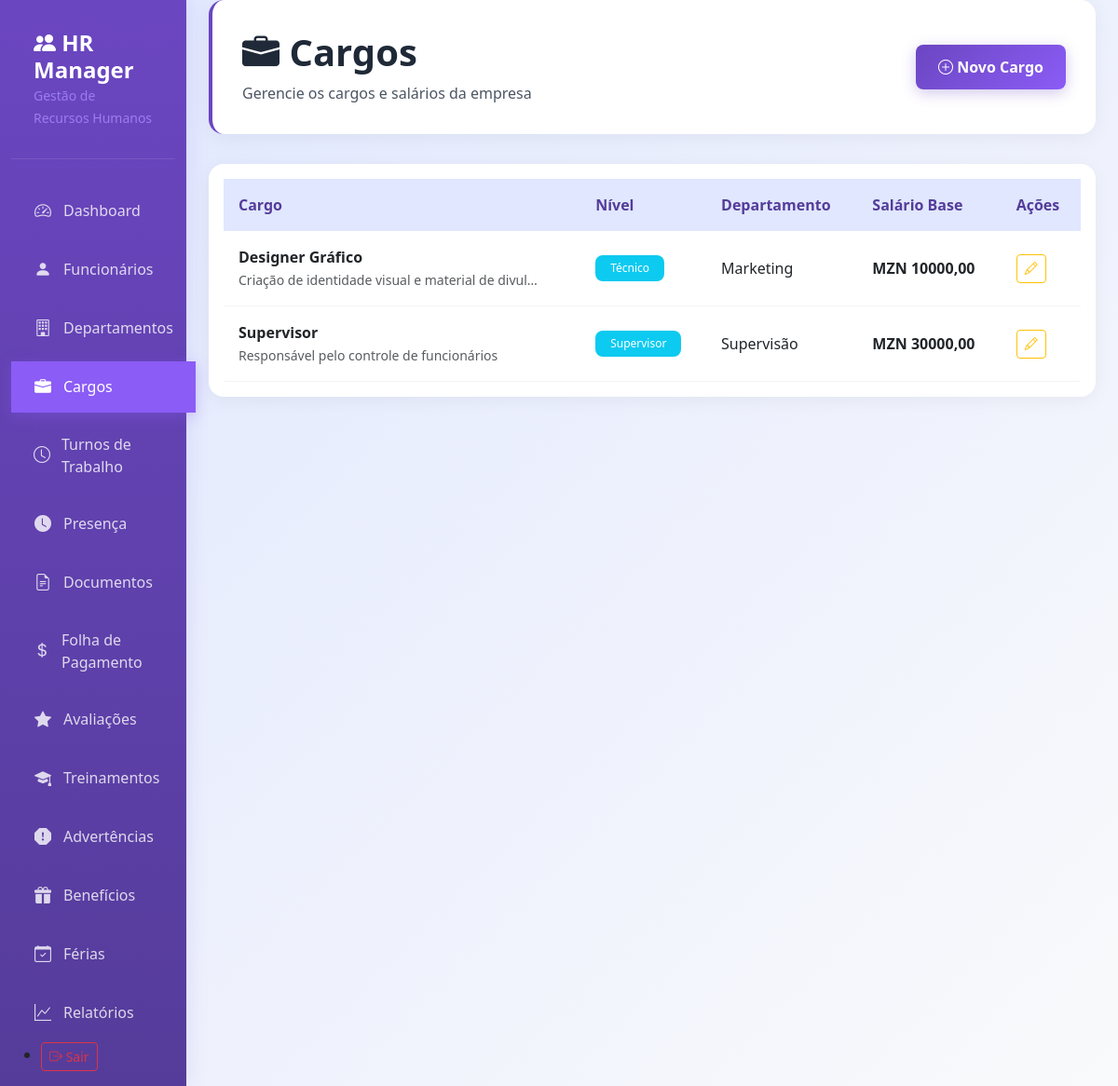
The page /cargos/ (signed in) on the database its author committed.
### rh/models.py (models this page shows, shortened)
class Cargo(models.Model):
    empresa = models.ForeignKey(Empresa, on_delete=models.CASCADE)
    nome = models.CharField(max_length=100, verbose_name='Nome do Cargo')
    nivel_hierarquico = models.CharField(max_length=50, choices=[
        ('Auxiliar', 'Auxiliar'),
        ('Tecnico', 'Técnico'),
        ('Especialista', 'Especialista'),
        ('Supervisor', 'Supervisor'),
        ('Chefe', 'Chefe de Departamento'),
        ('Diretor', 'Diretor'),
        ('PCA', 'Administrador Delegado / PCA'),
    ], verbose_name='Nível Hierárquico')
    salario_base = models.DecimalField(max_digits=10, decimal_places=2, verbose_name='Salário Base')
    descricao = models.TextField(blank=True, verbose_name='Descrição')
    departamento = models.ForeignKey(Departamento, on_delete=models.CASCADE, verbose_name='Departamento')
    ativo = models.BooleanField(default=True, verbose_name='Ativo')
    class Meta:
        verbose_name = 'Cargo'
        verbose_name_plural = 'Cargos'
        ordering = ['nome']

class Departamento(models.Model):
    empresa = models.ForeignKey(Empresa, on_delete=models.CASCADE)
    nome = models.CharField(max_length=100, verbose_name='Nome do Departamento')
    sigla = models.CharField(max_length=10, unique=True, verbose_name='Sigla')
    descricao = models.TextField(blank=True, verbose_name='Descrição')
    ativo = models.BooleanField(default=True, verbose_name='Ativo')
    criado_em = models.DateTimeField(auto_now_add=True, verbose_name='Criado em')
    class Meta:
        unique_together = ('empresa', 'sigla')
        verbose_name = 'Departamento'
        verbose_name_plural = 'Departamentos'
        ordering = ['nome']

### rh/views.py (the view)
# urls.py: path('cargos/', views.CargoListView.as_view(), name='cargo_list'),
class CargoListView(LoginRequiredMixin, ListView):
    model = Cargo
    template_name = 'rh/cargo_list.html'
    context_object_name = 'cargos'
    paginate_by = 10
    def get_queryset(self):
        empresa = self.request.user.empresa
        return Cargo.objects.filter(empresa=empresa).select_related('departamento').filter(ativo=True).order_by('nome')

### templates/rh/cargo_list.html (shortened to what this page needs)
{% extends 'base.html' %}
{% block content %}
<div class="page-header">
    <div class="row align-items-center">
        <div class="col">
            <h1><i class="bi bi-briefcase-fill"></i> Cargos</h1>
            <p>Gerencie os cargos e salários da empresa</p>
        </div>
        <div class="col-auto">
            <a href="{% url 'cargo_create' %}" class="btn btn-primary">
                <i class="bi bi-plus-circle"></i> Novo Cargo
            </a>
        </div>
    </div>
</div>
<div class="card">
    <div class="card-body">
        <div class="table-responsive">
            <table class="table table-hover">
                <thead>
                    <tr>
                        <th>Cargo</th>
                        <th>Nível</th>
                        <th>Departamento</th>
                        <th>Salário Base</th>
                        <th>Ações</th>
                    </tr>
                </thead>
                <tbody>
                    {% for cargo in page_obj %}
                    <tr>
                        <td>
                            <strong>{{ cargo.nome }}</strong>
                            {% if cargo.descricao %}
                                <br><small class="text-muted">{{ cargo.descricao|truncatechars:50 }}</small>
                            {% endif %}
                        </td>
                        <td><span class="badge bg-info">{{ cargo.get_nivel_hierarquico_display }}</span></td>
                        <td>{{ cargo.departamento.nome }}</td>
                        <td><strong>MZN {{ cargo.salario_base|floatformat:2 }}</strong></td>
                        <td>
                            <a href="{% url 'cargo_update' cargo.pk %}" class="btn btn-sm btn-outline-warning" title="Editar">
                                <i class="bi bi-pencil"></i>
                            </a>
                        </td>
                    </tr>
                    {% endfor %}
                </tbody>
            </table>
        </div>
    </div>
</div>
{% endblock %}

### templates/base.html (style rules this page uses)
:root { --primary-purple: #6B46C1; --primary-purple-dark: #553C9A; --primary-purple-light: #8B5CF6; --secondary-purple: #A78BFA; --light-purple: #E0E7FF; --white: #FFFFFF; --gray-50: #F9FAFB; --gray-100: #F3F4F6; --gray-200: #E5E7EB; --gray-600: #4B5563; --gray-800: #1F2937; --success: #10B981; --warning: #F59E0B; --danger: #EF4444; }
* { margin: 0; padding: 0; box-sizing: border-box; }
body { font-family: 'Segoe UI', Tahoma, Geneva, Verdana, sans-serif; background: linear-gradient(135deg, var(--light-purple) 0%, var(--gray-50) 100%); min-height: 100vh; }
.page-header { background: var(--white); padding: 2rem; border-radius: 1rem; box-shadow: 0 4px 20px rgba(0, 0, 0, 0.05); margin-bottom: 2rem; border-left: 4px solid var(--primary-purple); }
.page-header h1 { color: var(--gray-800); font-weight: 700; margin-bottom: 0.5rem; }
.page-header p { color: var(--gray-600); margin: 0; }
.card { background: var(--white); border: none; border-radius: 1rem; box-shadow: 0 4px 20px rgba(0, 0, 0, 0.05); transition: all 0.3s ease; overflow: hidden; }
.btn-primary { background: linear-gradient(135deg, var(--primary-purple) 0%, var(--primary-purple-light) 100%); border: none; padding: 0.75rem 1.5rem; border-radius: 0.5rem; font-weight: 600; transition: all 0.3s ease; box-shadow: 0 4px 15px rgba(107, 70, 193, 0.3); }
.table { margin-bottom: 0; }
.table th { background: var(--light-purple); color: var(--primary-purple-dark); font-weight: 600; border: none; padding: 1rem; }
.table td { padding: 1rem; vertical-align: middle; border-color: var(--gray-100); }
.badge { padding: 0.5rem 1rem; border-radius: 0.5rem; font-weight: 500; }

### rows shown on the page
Cargo: nome "Designer Gráfico", descricao "Criação de identidade visual e material de divul…", nivel_hierarquico "Técnico", departamento.nome "Marketing", salario_base "10000,00"
Cargo: nome "Supervisor", descricao "Responsável pelo controle de funcionários", nivel_hierarquico "Supervisor", departamento.nome "Supervisão", salario_base "30000,00"
